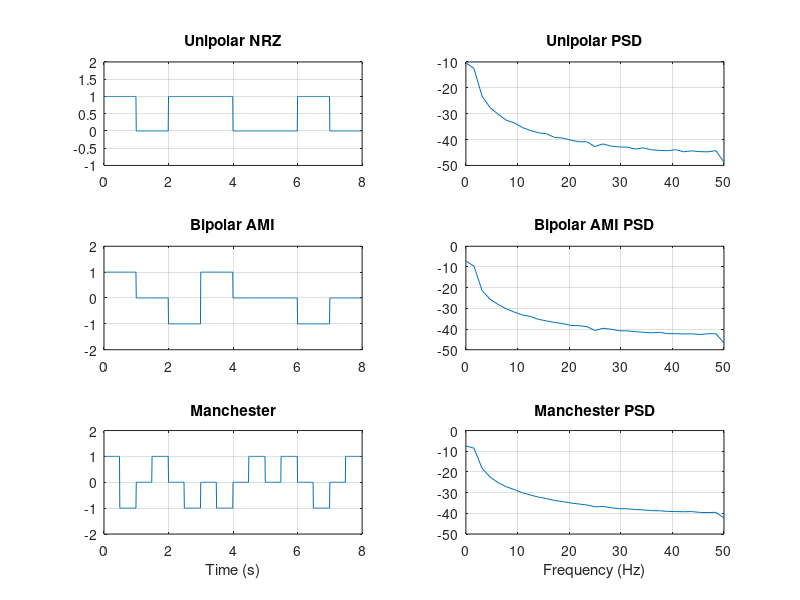

MATLAB code for this plot:
clc; clear; close all;

% Input binary sequence
bits = [1 0 1 1 0 0 1 0];
N = length(bits);
sps = 100;                       % Samples per bit
t = 0:1/sps:N-1/sps;

% Unipolar NRZ
unipolar = repelem(bits, sps);

% Bipolar AMI
ami = zeros(1,N);
last = -1;
for k = 1:N
    if bits(k) == 1
        ami(k) = -last;
        last = ami(k);
    end
end
bipolar = repelem(ami, sps);

% Manchester (1: high-low, 0: low-high)
manchester = zeros(1,N*sps);
for k = 1:N
    manchester((k-1)*sps+1:k*sps/2) = 2*bits(k)-1;
    manchester((k-1)*sps+sps/2:k*sps) = -(2*bits(k)-1);
end

% Plot line coding schemes
figure;
subplot(3,2,1); plot(t,unipolar); axis([0 8 -1 2]) ; title('Unipolar NRZ'); grid on;
subplot(3,2,3); plot(t,bipolar) ; axis([0 8 -2 2]); title('Bipolar AMI'); grid on;
subplot(3,2,5); plot(t,manchester) ; axis([0 8 -2 2]); title('Manchester'); grid on;
xlabel('Time (s)');

% PSD using Welch method
Fs = sps;
[ P1,f ] = pwelch(unipolar,[],[],[],Fs);
[ P2,~ ] = pwelch(bipolar,[],[],[],Fs);
[ P3,~ ] = pwelch(manchester,[],[],[],Fs);

subplot(3,2,2); plot(f,10*log10(P1)); title('Unipolar PSD'); grid on;
subplot(3,2,4); plot(f,10*log10(P2)); title('Bipolar AMI PSD'); grid on;
subplot(3,2,6); plot(f,10*log10(P3)); title('Manchester PSD'); grid on;
xlabel('Frequency (Hz)');
